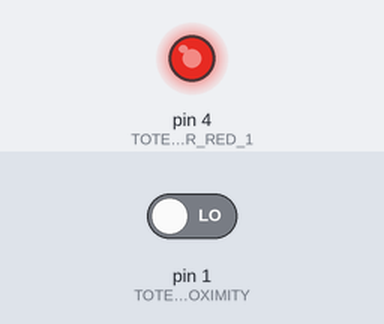
Recording of a program running on a simulated Arduino Uno, built with avr-gcc and run on an emulated ATmega328P. On the bench: output pins drawn as LEDs (lit = HIGH). The inputs (shaded band) are chosen by the test bench; at power-on: pin 1 (TOTEM_NORTH_PROXIMITY) LOW.

Above: at 1.2 s.
1.3 s: pin 1 (TOTEM_NORTH_PROXIMITY) driven HIGH
At 1.8 s:
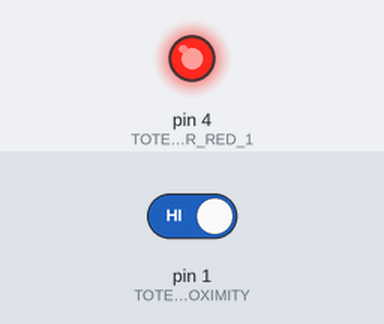
Timing chart, 0 to 4.3 s (numbered marks = the images above; inputs shaded):
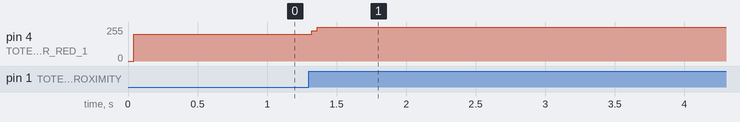

The program:

main.cpp
```cpp
#include "Arduino.h"

/* Lights */

// Totem center
const int TOTEM_CENTER_RED_1 = 4;
const int TOTEM_CENTER_RED_2 = 4;
const int TOTEM_CENTER_RED_3 = 4;
const int TOTEM_CENTER_BLUE_1 = 4;
const int TOTEM_CENTER_BLUE_2 = 4;
const int TOTEM_CENTER_BLUE_3 = 4;
const int TOTEM_CENTER_YELLOW_1 = 4;
const int TOTEM_CENTER_YELLOW_2 = 4;
const int TOTEM_CENTER_YELLOW_3 = 4;

// Totem north
const int TOTEM_NORTH_WHITE = 4;
const int TOTEM_NORTH_COLOR = 4;

// Totem west
const int TOTEM_WEST_WHITE = 4;
const int TOTEM_WEST_COLOR = 4;

// Totem east
const int TOTEM_EAST_WHITE = 4;
const int TOTEM_EAST_COLOR = 4;

/* Sensors */

// Totem north
const int TOTEM_NORTH_PROXIMITY = 1;
const int TOTEM_NORTH_TOUCH = 1;

// Totem west
const int TOTEM_WEST_PROXIMITY = 1;
const int TOTEM_WEST_TOUCH = 1;

// Totem east
const int TOTEM_EAST_PROXIMITY = 1;
const int TOTEM_EAST_TOUCH = 1;


// const int BLUE = 7;
// const int YELLOW = 6;
// const int RED = 5;

void setup() {

  // pinMode(BLUE, OUTPUT);
  // pinMode(YELLOW, OUTPUT);
  // pinMode(RED, OUTPUT);
  //
  // pinMode(RED_BUTTON, INPUT);

  /* Initialize all lights */

  // Totem center
  pinMode(TOTEM_CENTER_RED_1, OUTPUT);
  pinMode(TOTEM_CENTER_RED_2, OUTPUT);
  pinMode(TOTEM_CENTER_RED_3, OUTPUT);
  pinMode(TOTEM_CENTER_BLUE_1, OUTPUT);
  pinMode(TOTEM_CENTER_BLUE_2, OUTPUT);
  pinMode(TOTEM_CENTER_BLUE_3, OUTPUT);
  pinMode(TOTEM_CENTER_YELLOW_1, OUTPUT);
  pinMode(TOTEM_CENTER_YELLOW_2, OUTPUT);
  pinMode(TOTEM_CENTER_YELLOW_3, OUTPUT);

  // Totem north
  pinMode(TOTEM_NORTH_WHITE, OUTPUT);
  pinMode(TOTEM_NORTH_COLOR, OUTPUT);

  // Totem west
  pinMode(TOTEM_WEST_WHITE, OUTPUT);
  pinMode(TOTEM_WEST_COLOR, OUTPUT);

  // Totem east
  pinMode(TOTEM_EAST_WHITE, OUTPUT);
  pinMode(TOTEM_EAST_COLOR, OUTPUT);

  /* Initialize all sensors */

  // Totem north
  pinMode(TOTEM_NORTH_PROXIMITY, INPUT);
  pinMode(TOTEM_NORTH_TOUCH, INPUT);

  // Totem west
  pinMode(TOTEM_WEST_PROXIMITY, INPUT);
  pinMode(TOTEM_WEST_TOUCH, INPUT);

  // Totem east
  pinMode(TOTEM_EAST_PROXIMITY, INPUT);
  pinMode(TOTEM_EAST_TOUCH, INPUT);

}

void loop() {
  // By default the Center Totem is turned on with a red light
  digitalWrite(TOTEM_CENTER_RED_1, HIGH);

  // Handle on proximity
  int proximity_north = digitalRead(TOTEM_NORTH_PROXIMITY);
  int proximity_west = digitalRead(TOTEM_WEST_PROXIMITY);
  int proximity_east = digitalRead(TOTEM_EAST_PROXIMITY);

  //TODO: i'm not handling the action on the central totem
  if (proximity_north == HIGH) {
    digitalWrite(TOTEM_NORTH_COLOR, HIGH);
    digitalWrite(TOTEM_NORTH_WHITE, LOW);
  } else {
    digitalWrite(TOTEM_NORTH_COLOR, LOW);
    digitalWrite(TOTEM_NORTH_WHITE, HIGH);
  }

  if (proximity_west == HIGH) {
    digitalWrite(TOTEM_WEST_COLOR, HIGH);
    digitalWrite(TOTEM_WEST_WHITE, LOW);
  } else {
    digitalWrite(TOTEM_WEST_COLOR, LOW);
    digitalWrite(TOTEM_WEST_WHITE, HIGH);
  }

  if (proximity_east == HIGH) {
    digitalWrite(TOTEM_EAST_COLOR, HIGH);
    digitalWrite(TOTEM_EAST_WHITE, LOW);
  } else {
    digitalWrite(TOTEM_EAST_COLOR, LOW);
    digitalWrite(TOTEM_EAST_WHITE, HIGH);
  }

  // Handle on touch
  int touch_north = digitalRead(TOTEM_NORTH_TOUCH);
  int touch_west = digitalRead(TOTEM_WEST_TOUCH);
  int touch_east = digitalRead(TOTEM_EAST_TOUCH);

  if (touch_north == HIGH) {
    digitalWrite(TOTEM_CENTER_RED_1, HIGH);
    delay(200);
    digitalWrite(TOTEM_CENTER_RED_2, HIGH);
    delay(200);
    digitalWrite(TOTEM_CENTER_RED_3, HIGH);
    delay(200);
  }

  if (touch_west == HIGH) {
    digitalWrite(TOTEM_CENTER_BLUE_1, HIGH);
    delay(200);
    digitalWrite(TOTEM_CENTER_BLUE_2, HIGH);
    delay(200);
    digitalWrite(TOTEM_CENTER_BLUE_3, HIGH);
    delay(200);
  }

  if (touch_east == HIGH) {
    digitalWrite(TOTEM_CENTER_YELLOW_1, HIGH);
    delay(200);
    digitalWrite(TOTEM_CENTER_YELLOW_2, HIGH);
    delay(200);
    digitalWrite(TOTEM_CENTER_YELLOW_3, HIGH);
    delay(200);
  }


  // digitalWrite(BLUE, HIGH);
  // digitalWrite(YELLOW, HIGH);
  // digitalWrite(RED, HIGH);
}
```

Measured:
- after the input at 1.3 s, pin 4 (TOTEM_CENTER_RED_1): 201/255 → 255/255 at once
